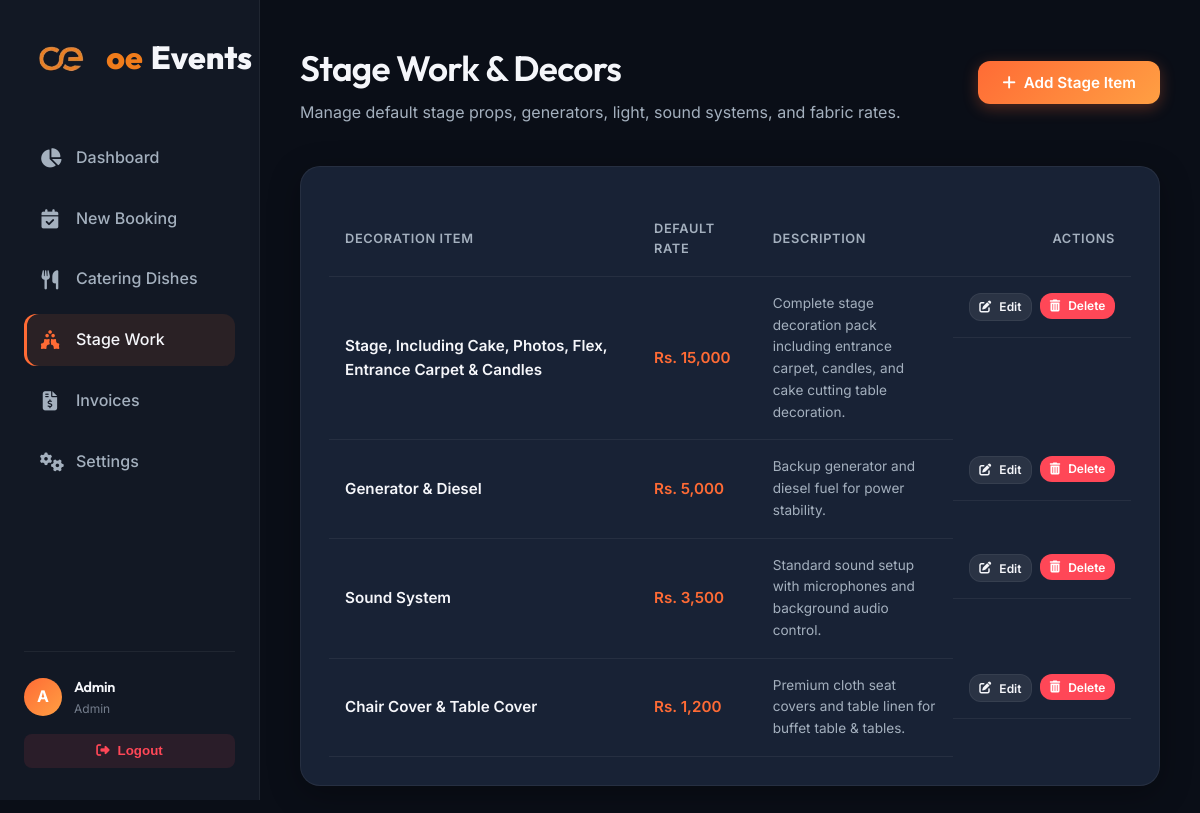
The page /admin/stage-items.php (signed in) on the database its author committed.
### tables this page shows
CREATE TABLE IF NOT EXISTS `stage_items` (
    `id` INT AUTO_INCREMENT PRIMARY KEY,
    `item_name` VARCHAR(150) NOT NULL,
    `default_price` DECIMAL(10,2) DEFAULT 0.00,
    `description` TEXT,
    `created_at` TIMESTAMP DEFAULT CURRENT_TIMESTAMP
);

### includes/functions.php (called while the page is built, shortened)
<?php
function format_price($number, $include_symbol = true) {
    $formatted = number_format((float)$number, 0, '.', ',');
    if ($include_symbol) {
        return "Rs. " . $formatted;
    }
    return $formatted;
}
function h($str) {
    return htmlspecialchars($str ?? '', ENT_QUOTES, 'UTF-8');
}

### admin/stage-items.php (the view, shortened to what this page needs)
<?php
require_once __DIR__ . '/../includes/header.php';
$db = get_db_connection();
$stage_items = $db->query("SELECT * FROM stage_items ORDER BY default_price DESC, item_name ASC")->fetchAll();
?>
<div class="content-header">
    <div class="header-title">
        <h1>Stage Work & Decors</h1>
        <p>Manage default stage props, generators, light, sound systems, and fabric rates.</p>
    </div>
    <div>
        <button onclick="openAddModal()" class="btn btn-primary">
            <i class="fa-solid fa-plus"></i> Add Stage Item
        </button>
    </div>
</div>
<div class="card">
    <div class="table-responsive">
        <table class="table">
            <thead>
                <tr>
                    <th style="width: 40%;">Decoration Item</th>
                    <th style="width: 15%;">Default Rate</th>
                    <th style="width: 25%;">Description</th>
                    <th style="width: 20%; text-align: right;">Actions</th>
                </tr>
            </thead>
            <tbody>
                <?php if (empty($stage_items)): ?>
                    <tr>
                        <td colspan="4" style="text-align: center; color: var(--text-muted); padding: 3rem 0;">
                            No stage items in database. Click "Add Stage Item" to create one.
                        </td>
                    </tr>
                <?php else: ?>
                    <?php foreach ($stage_items as $item): ?>
                        <tr>
                            <td style="font-weight: 600; color: var(--text-primary);"><?= h($item['item_name']) ?></td>
                            <td style="font-weight: 600; color: var(--accent-color);"><?= format_price($item['default_price']) ?></td>
                            <td style="color: var(--text-secondary); font-size: 0.85rem;"><?= h($item['description']) ?></td>
                            <td style="text-align: right; display: flex; justify-content: flex-end; gap: 0.5rem;">
                                <button onclick="openEditModal(<?= htmlspecialchars(json_encode($item)) ?>)" class="btn btn-secondary" style="padding: 0.35rem 0.6rem; font-size: 0.75rem;">
                                    <i class="fa-solid fa-pen-to-square"></i> Edit
                                </button>
                                <form action="" method="POST" onsubmit="return confirm('Are you sure you want to delete this item?');" style="display: inline-block;">
                                    <button type="submit" class="btn btn-danger" style="padding: 0.35rem 0.6rem; font-size: 0.75rem;">
                                        <i class="fa-solid fa-trash-can"></i> Delete
                                    </button>
                                </form>
                            </td>
                        </tr>
                    <?php endforeach; ?>
                <?php endif; ?>
            </tbody>
        </table>
    </div>
</div>
<?php
require_once __DIR__ . '/../includes/footer.php';
?>

### assets/css/style.css (style rules this page uses)
:root { --bg-primary: #0a0e17; --bg-secondary: #121824; --bg-card: #182235; --accent-color: #ff6b35; --accent-hover: #fa8231; --accent-gradient: linear-gradient(135deg, #ff6b35, #ff9f43); --text-primary: #f5f6fa; --text-secondary: #a4b0be; --text-muted: #747d8c; --border-color: rgba(255, 255, 255, 0.06); --border-highlight: rgba(255, 107, 53, 0.2); --glass-bg: rgba(18, 24, 36, 0.75); --glass-blur: blur(12px); --box-shadow: 0 8px 32px 0 rgba(0, 0, 0, 0.3); --border-radius-sm: 8px; --border-radius-md: 12px; --border-radius-lg: 20px; --transition-fast: 0.2s ease; --transition-normal: 0.3s cubic-bezier(0.4, 0, 0.2, 1); --success: #2ed573; --warning: #ffa502; --danger: #ff4757; --info: #1e90ff; }
* { margin: 0; padding: 0; box-sizing: border-box; }
body { font-family: 'Inter', sans-serif; background-color: var(--bg-primary); color: var(--text-primary); line-height: 1.6; overflow-x: hidden; }
h1, h2, h3, h4, h5, h6 { font-family: 'Outfit', sans-serif; font-weight: 600; letter-spacing: -0.02em; color: var(--text-primary); }
.content-header { display: flex; justify-content: space-between; align-items: center; margin-bottom: 2.5rem; }
.header-title h1 { font-size: 2.2rem; margin-bottom: 0.25rem; }
.header-title p { color: var(--text-secondary); }
.card { background-color: var(--bg-card); border: 1px solid var(--border-color); border-radius: var(--border-radius-lg); padding: 1.75rem; box-shadow: var(--box-shadow); transition: var(--transition-normal); }
.btn { display: inline-flex; align-items: center; justify-content: center; gap: 0.5rem; padding: 0.75rem 1.5rem; font-family: 'Inter', sans-serif; font-weight: 600; border-radius: var(--border-radius-md); cursor: pointer; transition: var(--transition-normal); border: none; outline: none; font-size: 0.95rem; }
.btn-primary { background: var(--accent-gradient); color: white; box-shadow: 0 4px 15px rgba(255, 107, 53, 0.3); }
.btn-secondary { background: rgba(255, 255, 255, 0.08); color: var(--text-primary); border: 1px solid var(--border-color); }
.btn-danger { background: var(--danger); color: white; }
.table-responsive { overflow-x: auto; }
.table { width: 100%; border-collapse: collapse; margin-top: 0.5rem; text-align: left; }
.table th, .table td { padding: 1rem; border-bottom: 1px solid var(--border-color); font-size: 0.95rem; }
.table th { font-weight: 600; color: var(--text-secondary); text-transform: uppercase; font-size: 0.8rem; letter-spacing: 0.05em; }

### rows shown on the page
stage_items: item_name "Stage, Including Cake, Photos, Flex, Entrance Carpet & Candles", default_price "Rs. 15,000", description "Complete stage decoration pack including entrance carpet, candles, and cake cutting table decoration."
stage_items: item_name "Generator & Diesel", default_price "Rs. 5,000", description "Backup generator and diesel fuel for power stability."
stage_items: item_name "Sound System", default_price "Rs. 3,500", description "Standard sound setup with microphones and background audio control."
stage_items: item_name "Chair Cover & Table Cover", default_price "Rs. 1,200", description "Premium cloth seat covers and table linen for buffet table & tables."

### other values the page prints
substr($_SESSION['admin_username'], 0, 1) "A"
$_SESSION['admin_username'] "Admin"
$_SESSION['admin_role'] "Admin"
